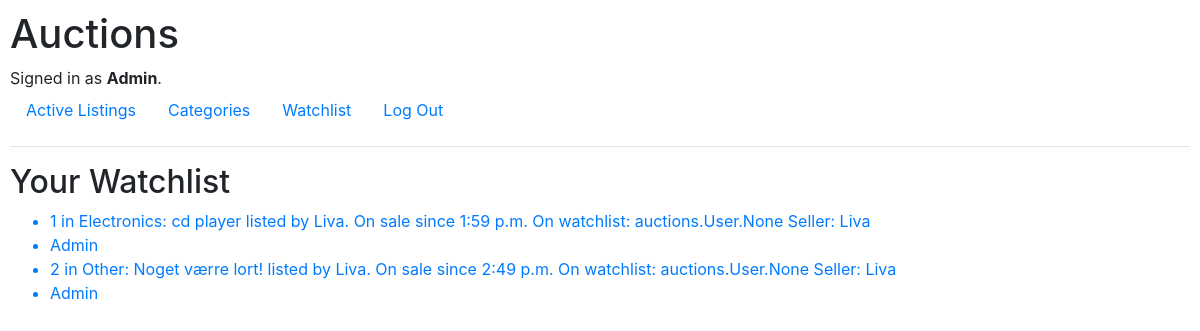
The app's page /watchlist (signed in) with its own data.
### auctions/models.py (models this page shows, shortened)
class User(AbstractUser):
    pass

class Listing(models.Model):
    title = models.CharField(max_length=128)
    description = models.CharField(max_length=512)
    photo_link = models.URLField()
    seller = models.ForeignKey(User, related_name="seller", on_delete=models.SET_NULL, null=True)
    category = models.ForeignKey(Category, related_name="category", on_delete=models.SET_NULL, null=True)
    active = models.BooleanField()
    creation_time = models.TimeField(auto_now_add=True)
    last_edit = models.TimeField(auto_now=True)
    watchlist = models.ManyToManyField(User, blank=True, related_name="watchers")

class Category(models.Model):
    name = models.CharField(max_length=32)
    description = models.CharField(max_length=128)
    def __str__(self):
        return f"{self.name}"

### auctions/views.py (the view)
# urls.py: path("watchlist", views.watchlist, name="watchlist"),
def watchlist(request):
    return render(request, "auctions/watchlist.html", {
        "listings": Listing.objects.exclude(active=False).all(),
        "user": User.objects.get(username=request.user)
        })

### auctions/templates/auctions/watchlist.html
{% extends "auctions/layout.html" %}
{% block body %}
    <h2>Your Watchlist</h2>
    {% if user.is_authenticated %}
        <ul>
        {% for listing in listings %}
                <a href="{% url 'viewlisting' listing.id %}">
                    <li> {{ listing.id }} in {{ listing.category }}:
                    {{ listing.title }} listed by {{ listing.seller }}.
                    On sale since {{ listing.creation_time }}
                    On watchlist: {{ listing.watchlist }}
                    Seller: {{ listing.seller }}
                </li>
           <li>
                {{ user }}
           </li>
        {% endfor %}
        </ul>
    {% else %}
    You need to log in to see your watchlist
    {% endif %}
{% endblock %}

### auctions/templates/auctions/layout.html (shortened to what this page needs)
{% load static %}
<!DOCTYPE html>
<html lang="en">
    <head>
        <link rel="stylesheet" href="https://stackpath.bootstrapcdn.com/bootstrap/4.4.1/css/bootstrap.min.css">
        <link href="{% static 'auctions/styles.css' %}" rel="stylesheet">
    </head>
    <body>
        <h1>Auctions</h1>
        <div>
            {% if user.is_authenticated %}
                Signed in as <strong>{{ user.username }}</strong>.
            {% else %}
                Not signed in.
            {% endif %}
        </div>
        <ul class="nav">
            <li class="nav-item">
                <a class="nav-link" href="{% url 'index' %}">Active Listings</a>
            </li>
            <li class="nav-item">
                <a class="nav-link" href="{% url 'categories' %}">Categories</a>
            </li>
            {% if user.is_authenticated %}
                <li class="nav-item">
                    <a class="nav-link" href="{% url 'watchlist' %}">Watchlist</a>
                </li>
                <li class="nav-item">
                    <a class="nav-link" href="{% url 'logout' %}">Log Out</a>
                </li>
            {% endif %}
        </ul>
        <hr>
        {% block body %}
        {% endblock %}
    </body>
</html>

### auctions/static/auctions/styles.css (style rules this page uses)
body { padding: 10px; }

### records on screen
User: username "Admin"
Listing: id "1", category "Electronics", title "cd player", seller "Liva", creation_time "1:59 p.m.", watchlist "auctions.User.None"
Listing: id "2", category "Other", title "Noget værre lort!", seller "Liva", creation_time "2:49 p.m.", watchlist "auctions.User.None"
